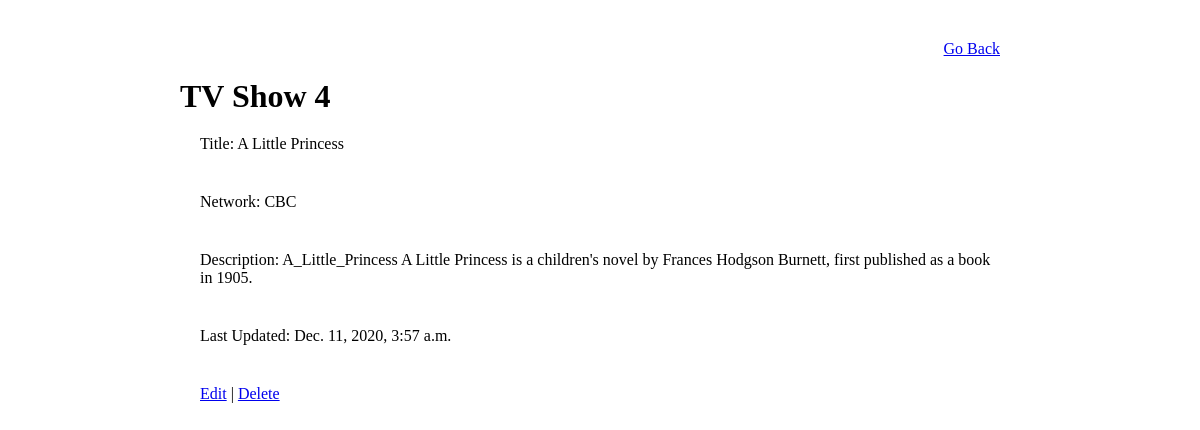
Page /shows/4/ on the committed database.
### show_app/models.py (models this page shows)
class Show(models.Model):
  title = models.CharField(max_length=255)
  network = models.CharField(max_length=50)
  release_date = models.DateField(auto_now=False,auto_now_add=False,null=True)
  description = models.TextField(null=True)
  create_at = models.DateTimeField(auto_now_add=True)
  update_at = models.DateTimeField(auto_now=True)
  objects = ShowManager()

### show_app/views.py (the view)
# urls.py: path('<show_id>/', views.detail, name="detail"),
def detail(request,show_id):
  show_id = show_id
  show = Show.objects.get(id=show_id)
  context = {
    "show": show,
    "show_id": show_id
  }
  return render(request, "detail.html", context)

### show_app/templates/detail.html (shortened to what this page needs)
<!DOCTYPE html>
<html lang="en">
<head>
  {% load static %}
  <link rel="stylesheet" href="{% static 'css/style.css' %}">
</head>
<body>
  <div id="container">
    <p id="goback"><a href="{% url 'index' %}">Go Back</a></p>
    <h1>TV Show {{ show_id }}</h1>
    <p>Title: {{ show.title }}</p>
    <p>Network: {{ show.network }}</p>
    <p>Description: {{ show.description }}</p>
    <p>Last Updated: {{ show.update_at }}</p>
    <p><a href="{% url 'edit' show_id %} ">Edit</a> | <a href="{% url 'delete' show_id %}">Delete</a></p>
  </div>
</body>
</html>

### show_app/static/css/style.css (style rules this page uses)
* { padding: 0px; margin: 0px; }
#container { width: 70%; margin: 20px auto; }
p { padding: 20px; }
#goback { text-align: right; }

### rows in the picture
Show: title "A Little Princess", network "CBC", description "A_Little_Princess A Little Princess is a children's novel by Frances Hodgson Burnett, first published as a book in 1905.", update_at "Dec. 11, 2020, 3:57 a.m."

### other values in the picture
{{ show_id }} "4"
